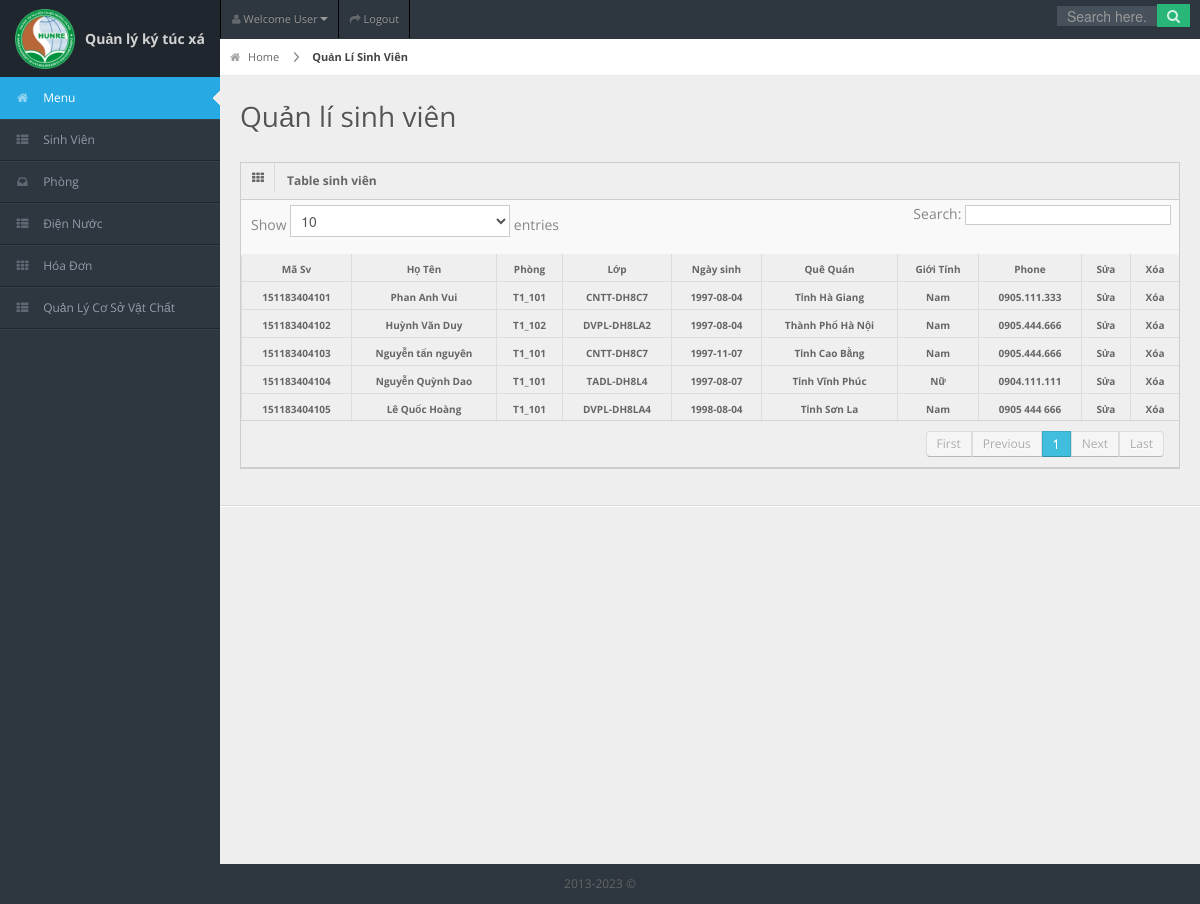
/index.php?page=QL-Sv (signed in), run on the app's committed database.
### tables this page shows
CREATE TABLE `sinhvien` (
  `MaSV` varchar(50) NOT NULL,
  `HoTen` varchar(255) NOT NULL,
  `MaLop` int(255) NOT NULL,
  `MaPhong` int(255) NOT NULL,
  `NoiSinhID` int(255) NOT NULL,
  `GioiTinh` varchar(5) NOT NULL,
  `NgaySinh` varchar(255) NOT NULL,
  `Sdt` varchar(255) NOT NULL
);

CREATE TABLE `phong` (
  `MaPhong` int(255) NOT NULL,
  `TenPhong` varchar(255) NOT NULL,
  `SoNguoi` int(255) NOT NULL,
  `TinhTrangPhong` int(50) NOT NULL
);

CREATE TABLE `lop` (
  `MaLop` int(255) NOT NULL,
  `TenLop` varchar(255) NOT NULL
);

CREATE TABLE `tinhthanh` (
  `IDTinhThanh` int(255) NOT NULL,
  `TenTinhThanh` varchar(50) NOT NULL
);

### include/SinhVien/QL-Sv.php (the view)
<link rel="stylesheet" href="css/uniform.css" />
<link rel="stylesheet" href="css/select2.css" />
<div id="content-header">
        <div id="breadcrumb"> <a href="?page=dashboard" title="Go to Home" class="tip-bottom"><i class="icon-home"></i> Home</a> <a href="#" class="current">Quản Lí Sinh Viên</a> </div>
    <h1>Quản lí sinh viên</h1>
      </div>
      <div class="container-fluid">
		<div class="widget-box">
          <div class="widget-title"> <span class="icon"><i class="icon-th"></i></span>
            <h5>Table sinh viên</h5>
          </div>
          <div class="widget-content nopadding">
            <table class="table table-bordered data-table">
              <thead>
                <tr>
                  <th>Mã Sv</th>
                  <th>Họ Tên</th>
                  <th>Phòng</th>
                  <th>Lớp</th>
                  <th>Ngày sinh</th>
                  <th>Quê Quán</th>
                  <th>Giới Tính</th>
                  <th>Phone</th>
                  <th >Sửa</th>
                  <th >Xóa</th>
                </tr>
              </thead>
              <tbody>
                  <?php
                  	$sql="select * from sinhvien,lop,phong,tinhthanh where sinhvien.MaLop=lop.MaLop AND sinhvien.MaPhong=phong.MaPhong and sinhvien.NoiSinhID=tinhthanh.IDTinhThanh";
					$query=mysqli_query($conn,$sql);
					while($row=mysqli_fetch_assoc($query)){
						echo "
							 <tr class='gradeU'>
								<th>".$row['MaSV']."</th>
								<th>".$row['HoTen']."</th>
								<th>".$row['TenPhong']."</th>
								<th>".$row['TenLop']."</th>
								<th>".$row['NgaySinh']."</th>
								<th>".$row['TenTinhThanh']."</th>
								<th>".$row['GioiTinh']."</th>
								<th>".$row['Sdt']."</th>
								<th><a href='?page=Sua-Sv&&masv=".$row['MaSV']."&&maphong=".$row['MaPhong']."'>Sửa</a></th>
								<th><a href='?page=Xoa-Sv&&masv=".$row['MaSV']."&&maphong=".$row['MaPhong']."' onclick='return deleteAction();'>Xóa</a></th>
							</tr>
						";
					}
				  ?>
              </tbody>
            </table>
          </div>
        </div>
        </div>

### index.php (shortened to what this page needs)
 <?php ob_start();include "config.php";
 date_default_timezone_set('Asia/Ho_Chi_Minh'); ?>
<!DOCTYPE html PUBLIC "-//W3C//DTD XHTML 1.0 Transitional//EN" "http://www.w3.org/TR/xhtml1/DTD/xhtml1-transitional.dtd">
<html xmlns="http://www.w3.org/1999/xhtml">
<head>
<link rel="stylesheet" href="css/bootstrap.min.css" />
<link rel="stylesheet" href="css/bootstrap-responsive.min.css" />
<link rel="stylesheet" href="css/fullcalendar.css" />
<link rel="stylesheet" href="css/matrix-style.css" />
<link rel="stylesheet" href="css/matrix-media.css" />
<link rel="stylesheet" href="css/reset.css" />
<link rel="stylesheet" href="css/jquery.gritter.css" />
<link rel="stylesheet" type="text/css" href="font-awesome/css/font-awesome.min.css"/>
<link rel="stylesheet" type="text/css" href="font-awesome/css/font-awesome.css"/>
</head>
<body>
    <div id="header">
      <h1>
      	<img src="img/logo.png" alt="" class="img-scaledown">
      	<span>Quản lý ký túc xá </span>
      </h1>
    </div>
    <div id="user-nav" class="navbar navbar-inverse">
      <ul class="nav">
        <li  class="dropdown" id="profile-messages" ><a title="" href="#" data-toggle="dropdown" data-target="#profile-messages" class="dropdown-toggle"><i class="icon icon-user"></i>  <span class="text">Welcome User</span><b class="caret"></b></a>
        </li>
        <li class=""><a title="" href="logout.php"><i class="icon icon-share-alt"></i> <span class="text">Logout</span></a></li>
      </ul>
    </div>
    <div id="search">
      <input type="text" placeholder="Search here..."/>
      <button type="submit" class="tip-bottom" title="Search"><i class="icon-search icon-white"></i></button>
    </div>
    <div id="sidebar"><a href="" class="visible-phone"><i class="icon icon-home"></i> Menu</a>
      <ul>
        <li class="active"><a href="?page=dashboard"><i class="icon icon-home"></i> <span>Menu</span></a> </li>
        <li class="submenu "> <a href="#"><i class="icon icon-th-list"></i> <span>Sinh Viên</span> </a>
        </li>
        <li class="submenu "> <a href="?page=QL-Phong"><i class="icon icon-inbox"></i> <span>Phòng</span></a>
        </li>
        <li class="submenu "> <a href="#"><i class="icon icon-th-list"></i> <span>Điện Nước</span> </a>
        </li>
        <li class="submenu "><a href="#"><i class="icon icon-th"></i> <span>Hóa Đơn</span></a>
        </li>
        <li class="submenu "> <a href="#"><i class="icon icon-th-list"></i> <span>Quản Lý Cơ Sở Vật Chất</span> </a>
        </li>
      </ul>
    </div>
    <div id="content">
      <?php
	if(isset($_GET['page'])){$page=$_GET['page'];}else{$page="";}
	switch($page)
	{
		case "QL-Sv":
			include("include/SinhVien/QL-Sv.php");
		break;
	}
?>
        <hr/>
        <div class="row-fluid">
          <div class="span6"></div>
        </div>
      </div>
    <div class="row-fluid">
      <div id="footer" class="span12"> 2013-<?php echo date('Y');?> &copy; </a> </div>
    </div>
</body>
</html>

### css/matrix-media.css (style rules this page uses)
body { background:#2E363F; }
#header { background-color: #1f262d; margin-top:10px; }
#search input[type=text], #search button { background-color: #28b779; }
#sidebar > ul { border-bottom: 1px solid #37414b }
#sidebar > ul > li { border-top: 1px solid #37414b; border-bottom: 1px solid #1f262d; }
#sidebar > ul > li.active { background-color: #27a9e3; border-bottom: 1px solid #27a9e3; border-top: 1px solid #27a9e3; }
#sidebar > ul > li.active a { color:#fff; text-decoration:none; }
#search input[type=text] { background-color: #47515b; color: #fff; }

### data on the page
sinhvien: MaSV "151183404101", HoTen "Phan Anh Vui", phong.TenPhong "T1_101", lop.TenLop "CNTT-DH8C7", NgaySinh "1997-08-04", tinhthanh.TenTinhThanh "Tỉnh Hà Giang", GioiTinh "Nam", Sdt "0905.111.333"
sinhvien: MaSV "151183404102", HoTen "Huỳnh Văn Duy", phong.TenPhong "T1_102", lop.TenLop "DVPL-DH8LA2", NgaySinh "1997-08-04", tinhthanh.TenTinhThanh "Thành Phố Hà Nội", GioiTinh "Nam", Sdt "0905.444.666"
sinhvien: MaSV "151183404103", HoTen "Nguyễn tấn nguyên", phong.TenPhong "T1_101", lop.TenLop "CNTT-DH8C7", NgaySinh "1997-11-07", tinhthanh.TenTinhThanh "Tỉnh Cao Bằng", GioiTinh "Nam", Sdt "0905.444.666"
sinhvien: MaSV "151183404104", HoTen "Nguyễn Quỳnh Dao", phong.TenPhong "T1_101", lop.TenLop "TADL-DH8L4", NgaySinh "1997-08-07", tinhthanh.TenTinhThanh "Tỉnh Vĩnh Phúc", GioiTinh "Nữ", Sdt "0904.111.111"
sinhvien: MaSV "151183404105", HoTen "Lê Quốc Hoàng", phong.TenPhong "T1_101", lop.TenLop "DVPL-DH8LA4", NgaySinh "1998-08-04", tinhthanh.TenTinhThanh "Tỉnh Sơn La", GioiTinh "Nam", Sdt "0905 444 666"
